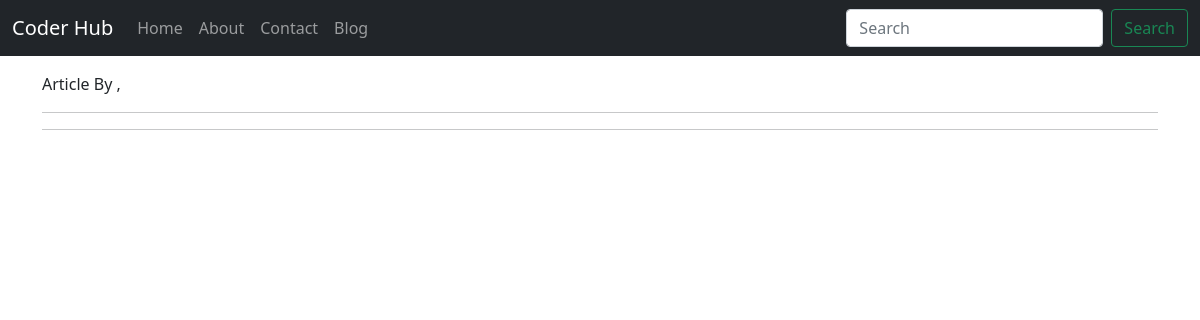
Before: /blog/post-is-first with the older database file.
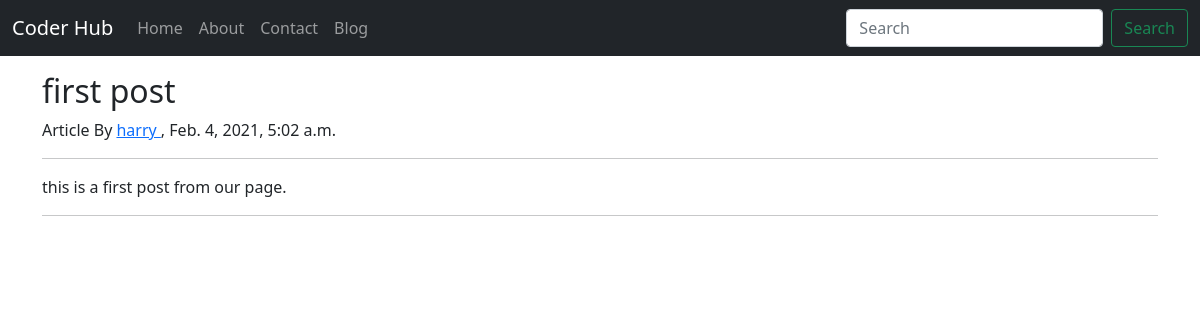
After: the same page with the newer database file.
### blog/models.py (models this page shows, shortened)
class Post(models.Model):
    sno = models.AutoField(primary_key=True)
    title = models.CharField(max_length=99)
    author = models.CharField(max_length=20)
    slug = models.CharField(max_length=100)
    timeStamp = models.DateTimeField(blank=True)
    content = models.TextField()

### blog/views.py (the view)
# urls.py: path("<str:slug>", views.blogpost, name="blogpost"),
def blogpost(request, slug):
    post = Post.objects.filter(slug=slug).first()
    context = {'post':post}
    return render(request, "blog/blogpost.html", context)

### templates/blog/blogpost.html (shortened to what this page needs)
{% extends 'base.html' %}
{% block body %}
<div class="container my-3">
    <div class="blog-post">
        <h2 class="blog-post-title">{{ post.title }}</h2>
        <p class="blog-post-meta">Article By <a href="#">{{ post.author }}  </a>, {{ post.timeStamp }}</p>
        <hr>
        <p>{{ post.content }}</p>
        <hr>
    </div>
</div>
{% endblock body %}

Changed rows visible on the page:
added Post: title "first post", author "harry", timeStamp "Feb. 4, 2021, 5:02 a.m.", content "this is a first post from our page."
